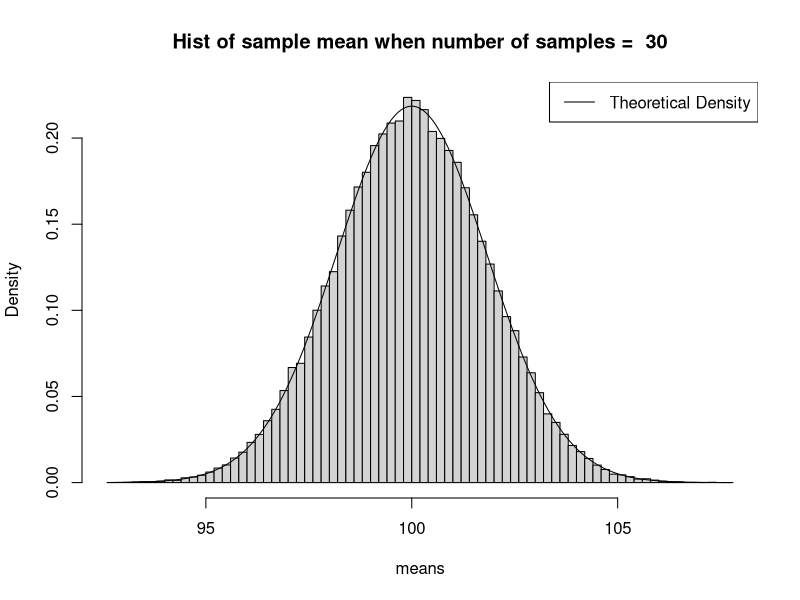
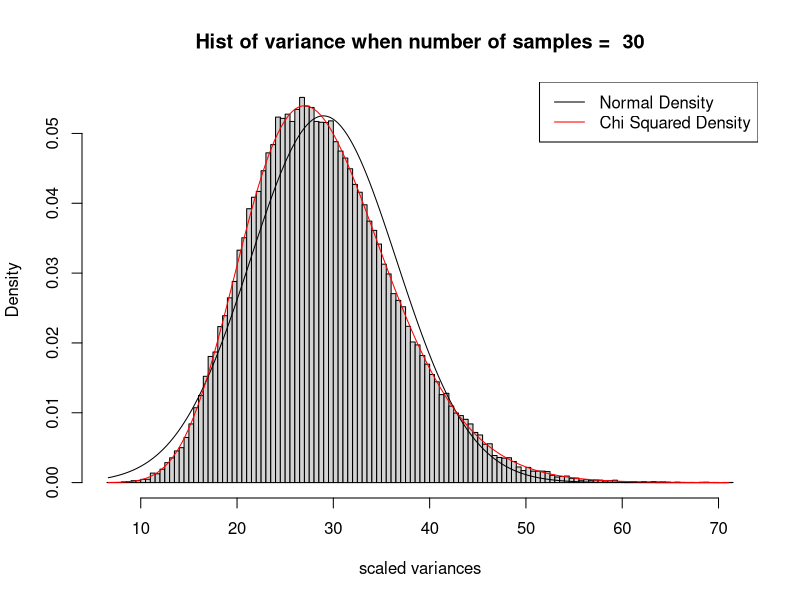
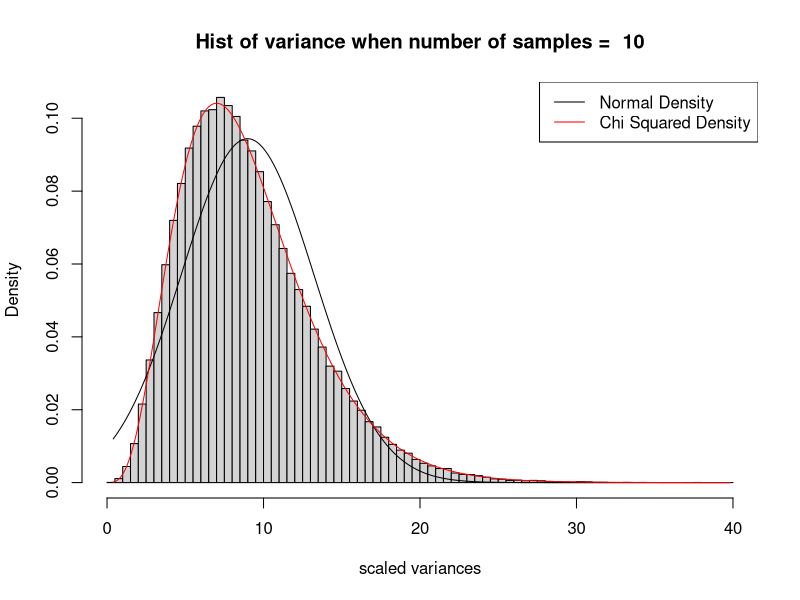
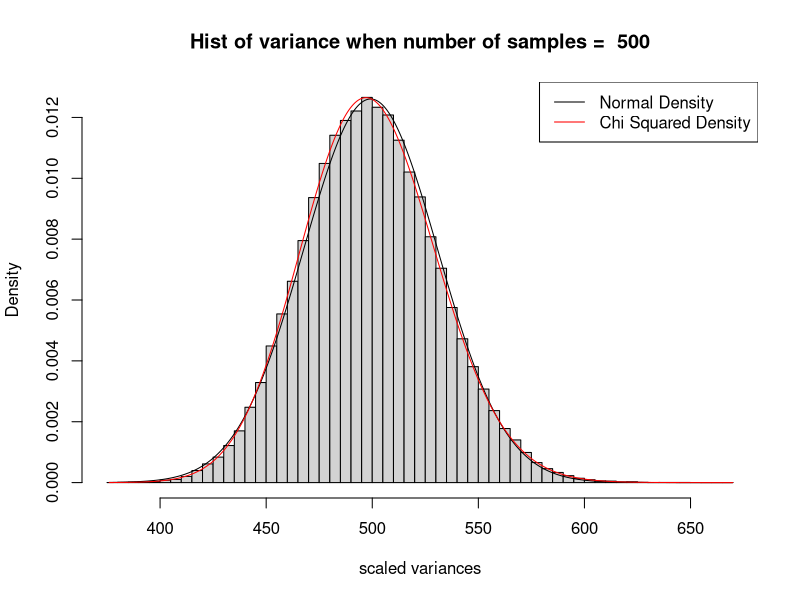

These charts were generated, in order, by the following R code:
## ---- chunk 1
# Functions

# calculates the mean of a random sample
mm <- function(pop.Var = 10^2, popMean = 10, nsamples = 10){
     mean(rnorm(nsamples, popMean, sqrt(pop.Var)))
}

# returns a histogram of the sampling distribution of the sample mean, after 10,000 simulations
# plots a normal density line
samplingDistributionOfTheMean <- function(pop.Var = 10^2, popMean = 10, nsamples = 10){
     # We now calculate sample mean for 10000 random populations
     replications <- replicate(100000, mm(pop.Var, popMean, nsamples))
     hist(replications, freq = F, main = paste("Hist of sample mean when number of samples = ", nsamples), breaks = 100, xlab = "means")
     
     # normal line
     grid <- seq(min(replications), to = max(replications), by = .01)
     
     # theoretical sampling distibution of the mean is, in this case N(0,10^2/10)
     density = dnorm(grid, mean = popMean, sqrt(pop.Var/nsamples))
     lines(x = grid, density)
     legend("topright", legend = "Theoretical Density", lty = 1)   
}

# calculates the variance for a random sample 
VARS <- function(nsamp = 7, pop.variance = 100){
     var(rnorm(nsamp, 010, sqrt(pop.variance)))
}

# returns a histogram of the sampling distribution of the sample variance
# plots a normal density line and a chi-squared density line
samplingDistributionOfTheVariance <- function(pop.variance = 100, popMean = 10, nsamp = 5){
     # histogram of sampling distribution
     replications <- replicate(100000, VARS(nsamp, pop.variance)*(nsamp - 1)/pop.variance)
     hist(replications, freq = F, 
          main = paste("Hist of variance when number of samples = ", nsamp), 
          xlab = "scaled variances", breaks = 100)
     
     # normal line
     grid <- seq(min(replications), to = max(replications), by = .1)
     
     # theoretical sampling distibution of the var is no longer normal
     density = dnorm(grid, mean(replications),sd(replications))
     lines(x = grid, density)
     
     # the sampling distribution of sample variance is (n-1)*S^2/(population variance) ~ ChiSq(df = n-1)
     densChi <- dchisq(grid, df = nsamp - 1)
     lines(x = grid, densChi, col = "red")
     legend("topright", legend = c("Normal Density", "Chi Squared Density"), lty = c(1,1), col = c("black", "red"))     
}


## ---- chunk 2
samplingDistributionOfTheMean(pop.Var = 100, popMean = 100, nsamples = 30)
## ---- chunk 3
samplingDistributionOfTheVariance(pop.variance = 100, popMean = 100, nsamp = 30)

## ---- chunk 4
samplingDistributionOfTheVariance(pop.variance = 100, popMean = 100, nsamp = 10)

## ---- chunk 5
samplingDistributionOfTheVariance(pop.variance = 100, popMean = 100, nsamp = 500)

